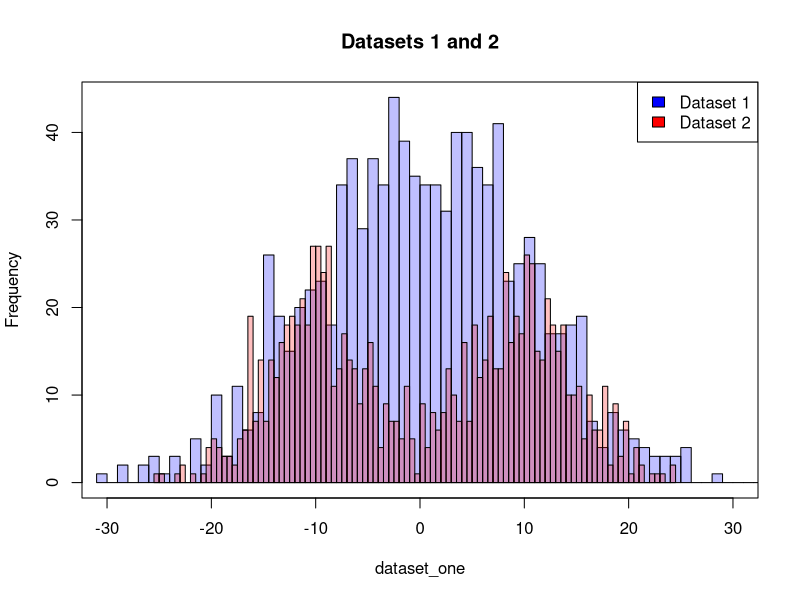
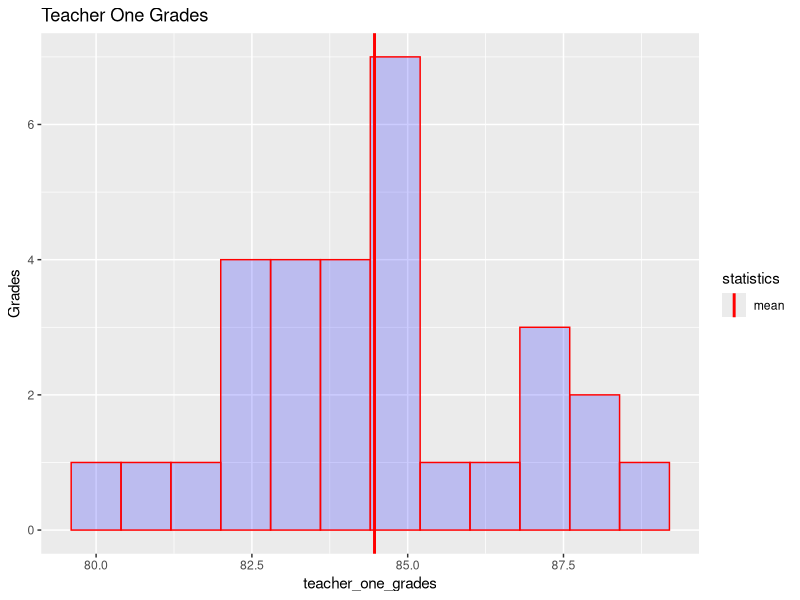
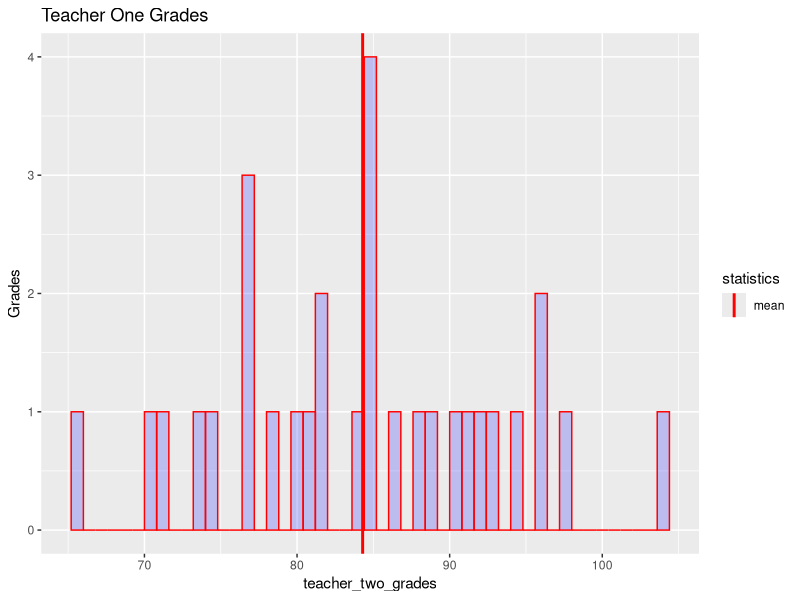
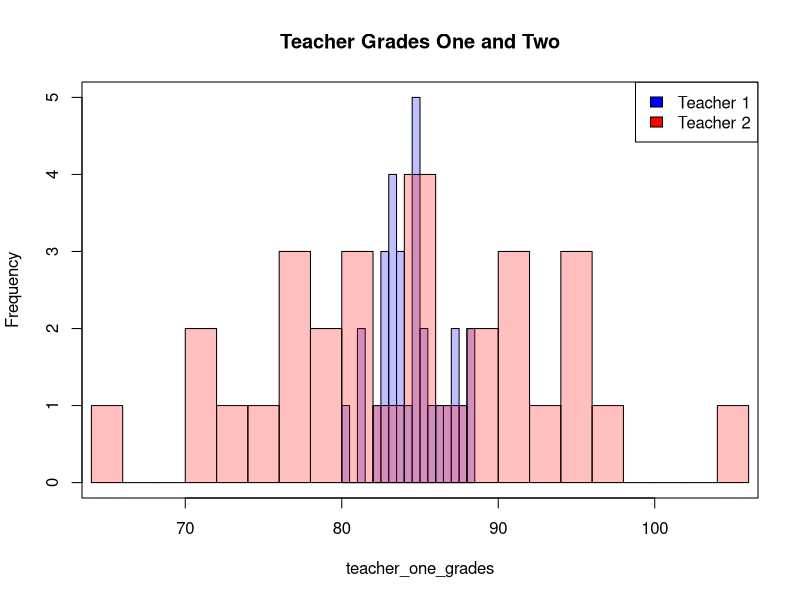

Write R code to recreate these figures, in order.
## ---- chunk 1
dataset_one <- c(-1.00271051e+01,  2.44056436e+00,  2.94492779e+00,  2.30809322e+01,
        1.44228252e+01, -6.62170391e+00, -5.84145412e+00, -5.82085113e+00,
       -6.23441951e+00,  4.89589152e+00,  5.53333473e+00,  8.13436224e-01,
        8.31733744e+00,  1.26817491e+01,  1.63690746e+01,  9.27975035e+00,
        3.38153801e-01, -2.08387710e+00, -3.41709471e+00, -1.16798232e+01,
       -1.27378389e+01, -1.04388072e+01,  3.04246862e+00, -1.95272242e+01,
        1.28730457e+01,  2.16461123e+01, -5.36036891e+00,  7.62597179e+00,
       -5.26893421e+00, -2.14136511e+00,  1.21484045e+00, -1.46287517e+01,
        5.55387760e+00, -1.27708511e+01, -8.77405168e+00,  3.03872494e+00,
        1.69469922e+01, -7.75303856e+00,  4.38781565e+00,  1.22995899e+00,
       -1.53206965e+01,  4.41561196e+00,  5.25609049e+00,  7.84277699e+00,
       -2.07648488e+01,  1.06480808e+01,  4.58888574e+00,  9.91680236e+00,
        1.89070643e+01, -2.19369193e+01, -1.68046317e+01,  7.98651903e+00,
        8.70712472e+00,  1.53906517e+01, -5.06645423e+00,  1.21229692e+01,
       -6.89022105e+00, -1.89235490e+00,  1.05736281e+01, -3.34405734e-01,
        9.18688220e+00, -5.28673711e+00, -6.96617094e+00, -2.93475354e+00,
       -4.11820660e+00,  6.42745765e+00,  2.35309576e+00, -6.18181195e+00,
        1.89856474e+01,  1.59507619e+01,  1.48997068e+01, -9.45567486e+00,
       -8.65923566e-01,  6.58553224e+00, -7.19112835e+00,  7.94435228e+00,
        7.80545934e+00,  1.32741447e+01, -6.36203259e+00, -5.97402732e-01,
        1.41425808e+01, -9.88711845e+00, -2.56723609e+01, -3.53122817e+00,
       -3.35992879e+00,  2.52457751e+01, -1.14729375e+01,  3.29799035e+00,
        3.61372888e+00, -1.34757379e+01,  1.57199355e+01,  1.16738057e+01,
       -8.46912595e+00, -9.94020992e-01, -7.62195108e+00, -1.58112435e+01,
       -6.11703783e+00,  1.91273643e+01, -2.97716951e+00, -1.59703952e+01,
       -2.47215710e+00,  2.68675569e-01,  2.51171550e+01, -4.76331016e+00,
       -1.46726833e+01,  1.40317129e+01, -3.82659938e-01,  3.18227889e+00,
       -1.76638891e+01, -2.23390103e+00,  8.03838894e-01,  6.67611722e+00,
       -1.64902139e+00,  5.16742707e+00, -1.52248250e+01,  1.21547485e+01,
       -7.63311657e+00,  1.09871453e+01, -1.37862013e+00,  2.55144651e+01,
       -1.51431679e+00, -7.30840019e+00,  2.14850396e+01, -2.38610237e+01,
        1.59614887e+01, -1.35501679e+01,  1.19346760e+01,  7.87909561e+00,
       -2.31891764e+00,  1.33466581e+01,  9.43822950e+00, -2.78843356e+00,
        1.06501154e+00,  9.62415715e+00, -1.42182422e+01, -1.20659874e+01,
       -4.46565612e-02, -1.25939923e+01, -9.58473020e+00,  1.53957060e+01,
       -9.52262657e+00,  2.76362127e+00, -1.71650925e-01, -1.73972407e+01,
       -2.79329394e+00,  6.56918883e+00,  1.89830025e+01, -6.77696679e+00,
        5.91484218e+00,  5.39165239e+00,  1.32198781e+01,  3.87114403e+00,
       -1.48986640e+01, -1.47566325e+01,  2.02663507e+01,  1.54087490e+01,
       -5.81149983e+00,  1.86805163e+01,  3.78225084e+00, -9.12508124e+00,
       -1.73796803e+01,  1.36587933e+01, -1.46087181e+01,  2.97667538e+00,
        1.11217091e+01,  7.20572710e+00,  5.55445139e+00,  4.33888556e+00,
        1.61314695e+01,  4.90812689e+00,  1.70667051e-01, -9.05775142e+00,
        1.04576939e+01,  1.17630929e+01, -1.14281811e+00,  8.09986292e+00,
        2.47784977e+01, -2.74775064e+00,  1.17933710e+01,  6.60244794e+00,
        6.60722780e+00,  2.95871213e+00,  1.61326239e+01, -1.38411266e+01,
       -4.90393228e-01,  1.45098476e+01, -9.63981447e-01, -6.15608177e+00,
       -1.48120973e+01, -1.03689828e+00,  1.08325190e+01, -1.76544252e+01,
        8.41791411e+00,  1.04969722e+01, -1.17403874e+01, -6.07773625e+00,
       -1.29702416e+00,  9.88515381e+00, -7.45412632e-01, -3.83020600e-01,
        9.50632014e-01,  1.41993910e+00,  5.31411990e+00,  1.14706188e+01,
        2.78739888e+00,  1.13591669e+01, -4.75973873e+00,  1.98834344e+01,
        5.20357813e-01, -1.20938541e+00, -1.13374036e+01, -8.73216588e+00,
       -4.78878436e+00, -3.14456466e+00, -4.68250992e+00, -1.19700829e+01,
        3.46368334e+00,  1.44383313e+01, -1.49386238e+01, -5.32684068e+00,
        1.37936684e+01,  3.97472819e+00,  1.00063184e+01, -1.81694929e+00,
        7.28905043e+00, -1.08610104e+00,  1.92432996e+00,  2.79125753e+00,
       -1.73890274e+01,  1.89147773e+01, -6.99051689e+00,  5.47632468e+00,
        6.09804762e+00, -4.21367676e+00, -1.00852313e+01,  7.05299358e+00,
        1.14465605e+01,  8.92852343e+00, -2.94236446e+00,  2.20109552e+01,
       -9.17153844e+00,  1.87965961e+00,  7.18825521e-01,  1.58438617e+01,
        1.79953895e+00, -6.76733029e+00,  1.64240833e+01, -9.89727591e+00,
       -1.92693865e+00, -1.01219428e+00, -2.67988793e+00,  5.42485293e+00,
        1.06884117e+01,  7.12514376e+00, -1.44709989e+01, -1.19428184e+01,
        4.82603084e+00,  7.59922180e+00,  4.97424484e+00, -2.86732307e+00,
       -6.11822826e+00,  8.00873616e+00,  1.25610588e+01, -4.80549112e+00,
       -5.76916012e-01,  1.03644120e+01, -1.43980492e+01, -3.15428498e+00,
        1.54574935e+01, -1.42344661e+01, -6.93905566e+00,  1.36849545e+01,
       -1.08938282e+01, -3.88565904e+00,  7.31887107e+00,  7.84277899e+00,
        3.01937016e+00, -7.83974066e+00,  3.91146829e+00,  1.11633983e+01,
       -1.08952105e+01,  6.54147200e+00,  7.70121590e+00, -1.06854052e+01,
       -1.90740705e+01, -4.43893087e+00,  6.72480217e+00,  6.58522624e+00,
        5.69611295e+00,  2.30096956e+00,  7.23617164e+00, -6.81065939e+00,
       -4.73135791e+00, -1.80566510e+00,  1.56202635e+01,  3.05420007e+00,
       -2.60134119e+00, -7.42230559e+00, -6.17447657e+00, -5.11683609e-01,
        1.03083521e+00,  1.24560826e+01,  3.31472666e+00,  1.48450236e+00,
        4.83288494e-02, -3.49263069e+00, -6.83129468e+00, -9.37877698e-01,
        4.33654667e+00,  6.79851131e+00,  2.01220489e+01,  6.50211319e+00,
       -8.87815308e+00, -7.00733331e+00, -3.63802320e+00, -5.89664106e-01,
        4.87791552e+00,  1.84580922e+01,  8.05774721e+00,  3.54965347e+00,
       -7.97175780e+00,  1.51516610e+01,  4.82352356e+00,  4.03725946e+00,
       -3.03939858e+00, -6.33957489e+00, -9.79801424e+00, -1.96423393e+01,
        1.77531979e+01,  3.29261158e+00, -6.66092286e+00,  2.62131813e+00,
       -3.08687746e+00, -5.64599116e+00, -8.60246717e-01, -1.34225530e+01,
        4.86575872e+00, -3.15902152e+00, -2.60504880e+01, -2.84565119e+00,
        2.85349082e+00,  1.29494578e+01, -4.03744657e+00,  3.65363430e+00,
       -7.17208453e+00,  1.56662828e+01,  1.10308018e+00, -1.27705137e+01,
        3.92076405e-01,  1.27482625e+01,  1.31549433e+01,  2.02271678e+01,
       -6.67599523e+00, -1.41385412e+01,  3.64144370e+00,  1.83152946e+01,
        6.76128075e-01, -1.03632621e+01,  2.40351798e+01, -6.58626710e+00,
       -2.10226666e+01,  7.72985853e+00, -1.17927458e+01, -1.06626193e+00,
       -1.33347612e+00,  1.31514256e+01, -1.21210357e+01, -6.14286251e+00,
       -6.14558246e+00, -1.62979316e+00, -1.73493579e+00,  1.01078325e+01,
       -1.05201758e+01, -8.13650675e-01, -9.61975848e+00, -7.09714594e+00,
        8.12061651e+00, -1.95213443e+01, -2.35667488e+01,  3.22138015e-01,
       -3.72821308e+00, -1.96952129e+01,  9.69125398e+00, -1.99729511e+01,
       -4.39793403e+00,  8.40816668e+00, -1.46490065e+01, -4.50868331e+00,
        4.82186491e+00,  1.40884217e+01,  9.61812848e+00,  1.90883634e+01,
        9.84347431e+00,  1.45074258e+01,  3.58229140e+00,  5.95028181e+00,
       -1.64235530e+01,  3.50246546e+00, -5.83717126e+00, -1.14935559e+00,
        1.54016374e+01,  1.39176162e+01,  2.49926951e-01,  1.24851266e+01,
        5.81669161e+00,  5.66729707e+00,  6.09862160e+00, -7.39287428e+00,
        3.48798116e+00,  2.76832021e+00, -8.85766523e+00,  3.39080367e+01,
       -1.76083810e+01,  6.21020926e+00,  2.54031129e+01, -1.83956595e+00,
        8.53923687e+00, -4.92577266e+00,  9.76502352e+00, -6.74546638e+00,
       -9.10076756e+00, -5.86704591e+00,  1.10937027e+01,  4.20202631e+00,
       -9.07280275e+00, -1.89147761e+01, -2.13414108e+00, -1.31430323e+01,
       -8.54243350e+00, -7.15994637e+00,  1.72466804e+01,  1.99967542e+01,
        1.18470785e+01, -1.35280968e+01, -8.30031184e-02, -2.30994801e+01,
        6.84897426e+00,  7.56798128e+00,  1.10418412e+01, -1.07024141e+01,
        1.69611551e+01, -1.45867194e+01, -2.24250005e+00,  2.72361022e+00,
       -1.37618539e+01, -1.86866265e+00,  7.57366825e+00, -2.38119276e+00,
        1.34935923e+01, -6.32820839e+00, -1.30020319e+01, -4.00560595e+00,
       -1.06719029e+00,  5.02873493e-01, -8.37662132e+00, -1.86577516e+00,
        1.19251055e+01, -2.11653739e+01, -4.88404880e+00,  3.68131765e+00,
        5.66894443e+00,  5.31228636e+00, -4.58883020e+00, -1.69383376e+00,
        7.84212530e+00,  4.40700820e+00, -1.48488074e+01, -1.03504577e+01,
        1.49626024e+01,  1.10800825e+01, -1.38241677e+00, -5.59610848e-01,
        8.83213550e+00,  3.43572857e+00,  4.12853715e+00, -7.55509369e+00,
       -2.94806301e+00,  1.02204334e+01, -1.01593548e+01, -1.99263951e+01,
       -1.13819331e+01,  3.73323129e-01,  1.01285129e+01,  8.88002853e+00,
        1.01969430e+01,  7.94264570e-01,  1.30334624e+01, -5.70290959e+00,
        3.27483299e-01, -2.26551913e+00,  1.17664388e+01,  4.30850727e+00,
        1.00712603e+01,  3.49658728e+00,  4.47666092e+00, -1.56545292e+00,
        1.51232472e+00,  4.69460730e+00,  2.25242778e+01, -7.73318339e+00,
       -6.36161047e+00,  6.22469371e+00, -3.41633188e+00,  7.90870268e+00,
        3.45426444e+00,  5.52389659e+00, -5.15546064e+00,  1.27962722e+01,
        1.25838459e+00, -3.73253883e+00, -1.80130117e+00,  5.79008834e-01,
        9.48809366e+00,  1.59939226e+01, -1.47967929e+01, -1.48592818e+01,
       -2.99116188e+00, -9.20077268e+00, -1.37495896e+01, -4.05906754e+00,
        1.76055491e-01, -2.85789496e+01, -7.21077408e+00,  1.70543890e+01,
        5.27772388e+00, -7.25293134e+00, -7.37325351e+00,  1.05334124e+00,
       -1.78416362e+01,  9.28105828e+00,  1.26437070e+01,  1.54551188e+01,
       -1.10949217e+01,  1.79983371e+00,  5.38921688e+00, -9.63352540e+00,
        2.05339209e+00,  6.03188131e+00, -2.52931140e+00, -5.24876159e+00,
       -9.46397021e+00,  5.99528521e-02, -8.48974189e+00,  7.47513988e+00,
        1.41873164e+01,  1.41672752e+01,  6.66535383e+00, -7.52790260e+00,
       -2.15670119e+01,  1.51947630e+01,  2.23328414e-02, -3.14316541e+00,
       -2.11541305e+01, -1.12726062e+01,  1.44591448e+01, -1.12796072e+01,
       -8.19827984e+00, -6.04143972e+00,  6.15224257e+00,  1.61281571e+01,
        3.94540935e-01,  1.90810190e+01, -3.19162611e+00, -9.08011137e+00,
        1.07921551e+00, -9.09914573e-01, -8.00308495e+00,  1.11465749e+01,
        3.61608042e+00,  8.74967388e-01, -9.04283165e+00,  1.24063484e+01,
        7.99920126e+00, -1.13971484e+01,  7.53527435e+00, -1.46630406e+01,
       -1.79285585e+00,  7.36937658e-01,  1.09867806e+01, -1.32986971e+01,
       -7.31117358e+00,  9.58012106e+00,  7.60995491e+00,  1.45008626e+00,
       -9.59971205e+00, -1.93366148e+01, -2.85224418e+00, -1.01309003e+01,
       -1.28534491e+01,  1.05144042e+01, -1.48253688e+01,  1.41778979e+00,
        2.91551432e-01,  2.17542966e+01, -1.85807198e+01,  7.49897579e+00,
       -6.91107789e+00,  8.99179663e+00, -4.20610627e+00,  1.50957141e+00,
       -5.94399217e+00, -8.28086920e+00,  1.05354370e+01, -3.63356240e-02,
       -2.24759853e+00,  2.15892639e+01,  1.82974662e+00, -5.90103851e+00,
       -4.75040679e+00,  3.29300984e-01,  1.07398248e+00, -1.57457823e+01,
        1.05529738e+01,  2.67801666e+00, -1.80751781e-01,  8.12202814e+00,
       -6.75222101e+00, -2.40550303e+00,  5.22337301e+00,  1.04694094e+01,
        4.84373399e+00,  6.44931126e+00, -3.77783270e+00, -4.45269843e-01,
       -3.65605721e+00,  7.65182422e+00,  1.22449531e+01, -3.47946569e+00,
       -1.72170640e+00, -4.81774940e-01, -1.20966905e+01,  4.72043903e-01,
       -4.55877880e+00,  1.28387373e+00,  1.05033182e+01,  3.34580114e-01,
       -1.60785915e+00, -2.45263492e+01, -1.22825288e+01,  6.61804601e+00,
       -1.90130974e+00,  7.28087346e+00, -1.57384721e+00,  5.70132945e+00,
        2.19176464e+00,  7.95998779e+00,  6.40228719e+00, -8.81958887e+00,
        3.48367567e-01, -1.73685276e+01,  1.10102313e+01,  6.88460706e+00,
       -3.55209278e-01, -3.50037634e+00, -4.44480626e+00, -1.60970824e+01,
       -1.61281452e+01,  3.58321766e+00,  3.63209284e+00, -1.00896986e+01,
       -1.15960651e+01, -7.82079367e+00, -9.23927352e+00, -4.50970376e+00,
        3.08664319e+00, -4.30847194e+00, -1.21292184e+01, -3.36527091e+00,
       -1.36494720e+01, -1.82072851e+01,  8.23806397e-01,  6.17703959e+00,
       -1.38109673e+01, -1.02484845e+01, -3.47608353e+00,  1.46616797e+00,
        5.40173229e+00, -1.15148072e+01,  1.07270278e+01,  5.51330585e+00,
       -1.38885129e+00, -1.31119972e+01,  9.52341993e+00,  1.97869719e+00,
       -1.57895974e+01, -2.90513169e-01, -1.48225405e+01, -2.58355696e+00,
        2.93504846e+00,  1.03214208e+01, -5.31085373e+00,  2.30917392e+01,
       -1.56413322e+01,  6.81691363e+00, -2.85739714e+01, -5.34739093e+00,
        3.58691115e+00, -5.20053505e+00, -1.16591022e+01,  1.08674243e+01,
        1.44370122e+01,  7.65073545e+00, -7.95189061e+00,  6.92777757e+00,
        2.59120763e+00, -1.29875074e+01, -9.11002025e+00,  4.34387234e+00,
       -1.07659697e+00, -2.82874599e+00,  4.60262770e+00,  9.96668833e+00,
       -1.48422639e+01, -4.28449151e+00,  9.64930304e-02,  1.29337374e+01,
       -3.29967576e+00, -4.66947667e+00,  4.20788365e+00, -1.36044081e+01,
       -1.40948293e+01,  2.06740209e+01,  1.36978032e+01, -3.97761769e+00,
        1.48926453e+01,  2.36048250e+01,  4.74697175e+00, -1.58790599e+01,
        8.76697874e+00,  1.59804895e+01, -1.01043803e+00, -7.72542598e+00,
        5.42541698e+00,  1.79628672e+01,  1.12465736e+01,  2.12474864e+00,
       -2.51921790e+01,  6.16241434e+00, -5.07002240e+00, -1.32278974e+01,
       -9.73396828e+00,  9.00735181e+00,  2.28199871e+00, -2.25495705e+00,
       -2.34536207e+00, -9.95846355e+00, -5.98077096e+00, -1.06542997e+01,
        1.80918391e+00,  4.67861654e+00,  3.36477645e+00,  5.22855433e+00,
        9.20732424e+00, -5.74235818e+00,  4.52639479e+00,  1.47198710e+01,
        3.21596956e+00, -1.61500420e+01,  1.13630551e+01, -4.11270948e+00,
       -3.01963797e+01, -2.62679064e+00,  7.84996194e+00, -7.34528723e+00,
        7.43574926e+00,  3.80724070e+00, -1.41458712e+01,  7.06578310e+00,
       -7.25614001e+00,  9.72760518e+00, -7.56175774e-01, -9.44654557e+00,
        1.10230378e+00, -1.21545279e+01, -1.41149989e+01,  6.46651834e+00,
       -1.59871620e+00, -1.08007310e+01, -4.73618182e+00,  1.07336116e+00,
       -2.65878505e+00, -6.12868812e+00, -5.54011942e+00, -1.17907590e+01,
       -5.50607109e+00, -1.98937443e+01,  1.22444575e+01,  2.47374093e+01,
        4.75891560e+00, -1.18988639e+01, -2.64141146e+01,  1.00567234e+01,
        8.48931463e+00, -1.35494234e+01,  8.44139461e+00, -8.92792181e+00,
       -1.01477627e+01,  1.29144717e+01,  7.66801332e+00, -6.62807798e+00,
        2.71921135e+00, -1.60504294e-01,  5.49202042e+00,  7.13055822e+00,
       -1.72658521e+01,  3.71052801e+00,  1.07536203e+01,  9.30084874e+00,
       -1.91799142e+00, -4.74488093e-01,  2.86087865e+00, -1.24863568e+01,
       -7.63095780e+00, -2.55692028e+00, -1.85436182e+00,  7.62152486e+00,
        3.63014951e+00, -1.06408260e-01, -2.33375973e+00,  3.47213341e+00,
        5.24250134e+00, -2.53880279e+00,  3.41772141e+00,  1.93044683e+00,
        9.71030725e+00,  7.50400208e+00, -4.04647307e+00, -1.39492332e+01,
        1.49168911e+01,  4.01025381e+00, -2.65411984e+00,  6.32343056e+00,
       -2.99724524e+00,  7.13999712e+00, -1.35688224e+01, -1.43245460e+01,
       -7.18042915e+00, -6.80238018e+00,  4.23794481e+00,  9.56817039e+00,
        4.08089878e+00, -1.25890118e+01,  5.88379306e+00,  1.17982501e+01,
        1.39246820e+00,  9.65872575e+00, -1.09193220e+01,  6.45054920e+00,
       -7.82783581e+00, -3.21995205e+00, -1.11545861e+00,  2.05621100e+00,
       -6.82374161e+00,  7.60886659e+00,  1.10514008e+01,  2.18351847e+00,
        5.30625601e+00,  1.97192156e+00, -8.57635003e+00, -1.06824735e+01,
       -7.90165663e-01, -3.54504376e+00, -6.29044369e+00, -1.49051466e+01,
        8.86942900e+00,  1.06026146e+01, -2.58697560e+00, -3.31822291e+00,
        6.27672629e+00, -1.60308782e+01, -4.45769702e+00, -3.05045332e+00,
        1.31419478e+00,  1.53111852e+00, -5.87674832e+00,  1.58950138e+01,
        5.19551476e+00,  8.05734657e+00,  1.41070460e+01,  2.80779312e+00,
       -3.85052697e+00, -1.90682904e-01, -2.77435805e+00, -2.59678694e+01,
       -1.18195358e+01, -1.14589779e+01, -4.19070768e+00, -1.12700408e+01,
        1.56961957e+00, -2.54573875e+00, -5.18418281e+00,  2.82351842e-01,
       -1.03672944e+01,  8.58548766e+00, -2.94033676e+00,  9.42349290e-01,
        3.18940249e+00,  1.12918667e+01,  1.34528214e+01,  1.16628006e+01,
        4.51989443e+00,  1.38670589e+01,  2.26617926e+01, -9.42311801e-01,
       -2.97260135e+00,  7.19267537e+00, -7.44067031e+00,  1.20598929e+01,
        2.91843389e+00,  9.03552285e+00, -2.00439714e+01,  3.54853135e+00,
        1.32150785e+01,  1.53797967e+01, -4.70132880e+00,  1.32794919e+01,
        4.53960246e+00, -6.37357578e+00,  1.33646667e+01,  8.48142780e+00,
       -2.07205316e+00, -5.65068335e+00, -4.20980577e+00,  5.09511825e+00,
        2.82824641e+01, -1.29339951e+01, -4.14335656e+00, -8.65784726e+00,
       -2.14843615e+00, -8.29071513e+00,  1.41632832e+01, -7.10015513e+00,
        9.77624870e+00,  6.56837600e+00, -4.31541037e+00,  3.84246312e+00,
       -7.42758485e+00,  4.57557581e+00,  1.59253555e+00, -5.02641814e+00,
        1.86179078e+01, -8.06343548e+00,  3.54604742e+00,  5.75968564e+00,
       -1.04462240e+01,  5.95977993e+00,  5.90130964e+00, -1.06428557e+01,
        9.09042339e-01,  4.44019657e+00,  1.06078791e+01, -1.39302809e+01,
        1.12125155e+01,  5.76468955e+00, -6.53443096e+00, -1.90288547e+01,
       -2.02012499e+00,  2.62844642e+00,  4.30723455e+00, -6.01793746e+00,
        7.53845641e+00,  1.03150494e+01,  4.16377847e+00,  9.74113168e+00,
       -5.01529321e+00,  4.65107794e+00, -4.15315319e+00,  4.92241564e+00,
        2.03071442e+01,  5.23442195e+00, -3.29801625e+00, -7.42382230e+00,
       -1.70240624e+01, -4.34773172e+00,  6.34241073e+00, -4.07488513e+00,
        2.80985261e+00, -3.63249370e+00,  1.36274014e+00, -7.29153259e+00,
       -6.33076714e-01,  1.52835230e+01,  8.40499230e+00, -3.82934498e+00,
        6.38432428e+00, -3.91549431e+00, -1.42103664e+00,  2.24129059e+00,
       -5.39223713e-01,  8.90372071e+00,  2.79462795e+00,  7.30155029e+00,
       -8.13010370e+00,  1.10007284e+01,  2.85226698e+00,  1.92329063e+01,
        4.15862035e+00, -7.16868017e+00, -1.79475322e+01, -3.44962219e+00)

dataset_two <- c(-1.39544989e+01, -1.11497737e+01, -1.55207724e+01, -7.07941890e+00,
       -8.78488008e+00, -1.45445995e+01, -6.76869063e+00, -1.24266270e+01,
       -6.49969549e+00, -5.08372531e+00, -7.31388499e+00, -3.28617609e+00,
       -1.10499714e+01, -1.11495237e+01, -1.46785600e+00, -1.23642437e+01,
       -2.45948278e+01, -1.05550516e+01, -1.65632776e+01, -1.23707353e+01,
       -6.40467281e+00, -1.41890523e+01, -1.34541121e+01, -1.38638031e+01,
       -1.18830255e+01, -1.07134349e+01, -1.15641491e+01, -1.00523919e+01,
       -1.18902202e+01, -1.18603660e+01, -7.37306484e+00, -6.90372448e+00,
       -9.60599428e+00, -6.58705859e+00, -7.42990681e+00, -2.00724841e+01,
       -7.92165792e+00, -7.30027523e+00, -9.61253073e+00, -9.94926610e+00,
       -7.40318597e+00, -6.40128501e+00, -9.50255053e+00, -4.00046384e+00,
       -1.23193172e+01, -1.46969218e+01, -1.80865629e+01, -3.81875547e+00,
       -1.53203447e+01, -8.83697274e+00, -9.89478204e+00, -8.31986023e+00,
       -6.65839945e+00, -6.81534268e+00, -1.21999892e+01, -1.73570073e+01,
       -6.00909079e+00, -1.05052092e+01, -9.90103569e+00, -1.14222935e+01,
       -1.55690143e+00, -2.08366072e+01, -5.79206442e+00, -1.51489045e+01,
       -7.98407864e+00, -2.22670032e+00, -1.29231647e+01, -1.42250353e+01,
       -4.85098424e+00, -1.55022167e+01, -1.16895780e+01, -1.13297113e+01,
       -1.26783924e+01, -1.51727903e+01, -1.03362534e+01, -1.08693426e+01,
       -9.81588546e+00, -9.57882101e+00, -2.02443180e+01, -1.12342947e+01,
       -3.84898072e+00,  4.15340277e+00, -1.62615182e+01,  1.18246870e-01,
       -1.34730204e+01, -7.54318532e+00, -1.15076314e+01, -8.91591096e+00,
       -8.99040799e+00, -1.27526320e+01, -9.73375754e+00, -1.96449202e+01,
       -5.90041101e+00, -3.30922915e+00, -4.32893869e+00, -1.90214782e+01,
       -1.12236833e+00, -1.01752021e+01, -8.64211238e+00, -2.29796950e+01,
       -7.86557181e-01, -1.35038934e+01, -1.11631606e+01, -1.45243166e+01,
       -1.40974921e+01, -1.36430170e+01, -1.22218927e+01, -9.09213793e+00,
       -1.14058809e+01, -1.05356466e+01, -1.01634281e+00, -9.30648095e+00,
       -7.47087316e+00, -1.24708443e+01, -1.04506856e+01, -1.05611401e+01,
       -1.29649065e+01, -9.69253226e+00, -7.39900704e+00, -6.04435303e+00,
       -1.18423697e+00, -1.79209165e+01, -5.89574763e+00, -6.57739434e+00,
       -1.34505680e+00, -1.01793752e+01, -1.60182469e+01, -1.63336184e+01,
       -1.73754511e+01, -7.45812932e+00, -1.16521724e+01, -6.98646893e+00,
       -1.73513269e+01, -2.80040455e+00, -5.03185494e+00, -1.28995791e+01,
       -3.64834174e+00, -4.72043542e+00, -1.62099839e+00, -7.10996488e+00,
       -9.61429485e+00, -1.31897154e+01, -1.33282910e+01, -2.85233018e+00,
       -1.01221468e+01, -8.58732202e+00, -2.68454928e+00, -6.10173360e+00,
       -1.07445340e+01, -1.24770074e+01, -1.05314101e+01, -1.02699295e+01,
       -1.50413846e+01, -1.22441844e+01, -1.50827836e+01, -2.96070665e+00,
       -3.27453523e+00, -8.50359422e+00, -1.14214972e+01, -1.62253968e+01,
       -4.07177596e+00, -8.08971503e+00, -1.15238105e+01, -1.26381022e+01,
       -1.42526192e+01, -1.85743291e+01, -2.32683374e+01, -1.45635587e+01,
       -1.35984588e+01, -1.12533013e+01, -2.81690048e+00, -9.19012400e+00,
       -9.25417403e+00, -5.26017086e-01, -1.09031547e+01, -9.75911210e+00,
       -1.53139845e+01, -1.19637042e+01, -1.36375335e+01, -1.63352814e+01,
       -1.61719584e+01, -1.33132795e+01, -9.59987128e+00, -9.28012838e+00,
       -1.42253306e+01, -1.21210190e+01, -4.14800343e+00, -1.33581382e+01,
        2.77076092e+00, -1.02467986e+01, -1.10063116e+01, -1.03611510e+01,
       -9.39477419e+00, -1.50826971e+01, -1.27044706e+01, -1.62809021e+01,
       -7.18112181e+00, -9.02646597e+00, -1.62232730e+01, -1.09981568e+01,
       -1.27493095e+01, -1.00021625e+01, -5.94181114e+00, -2.23165313e+00,
       -1.29727775e+01, -1.18643610e+01, -9.94116423e+00, -1.98507743e+01,
       -5.18195351e+00, -2.00572089e+01, -7.89482576e+00, -1.64454288e+01,
       -1.64625010e+01, -9.12610315e+00, -4.28678175e+00, -1.10054477e+01,
       -1.61316432e+01, -1.00761630e+01, -2.03402640e+01, -9.76979477e+00,
       -2.32381681e+00, -8.69035578e+00, -1.50471194e+01, -1.30941182e+01,
       -1.02484210e+01, -1.36520172e+01, -1.99173825e+01, -1.24905017e+01,
       -6.04550671e-01, -1.67755297e+01, -1.20817910e+00, -1.86748185e+01,
       -9.92443492e+00, -7.81944864e+00, -1.62797087e+00, -6.68207805e+00,
       -4.28113825e+00, -5.68488065e+00, -1.52006738e+01, -1.27273004e+01,
       -1.42243027e+01, -9.96399121e+00, -8.87535262e+00, -9.87019619e+00,
       -1.41836170e+01, -1.29872605e+00, -1.38945260e+01, -4.57932326e+00,
       -8.22841441e+00, -1.39679132e+01, -1.55116596e+01,  3.89571861e-01,
       -1.01158455e+01, -1.45133514e+01, -8.61386359e+00, -7.81708581e+00,
       -1.08956696e+01, -9.20941188e+00, -1.03754518e+01, -8.11022355e+00,
       -1.10255068e+01, -4.62637216e+00, -1.04214862e+01, -1.04146242e+01,
       -1.50221441e+00,  3.05537802e+00, -8.06231637e-01, -1.33666304e+01,
       -1.14918008e+01, -8.76397050e+00, -2.52909656e+01, -1.25304883e+01,
       -1.98690632e+01, -1.13685798e+01, -4.30746065e+00, -7.62097319e+00,
       -1.02774873e+01,  1.74699437e+00, -8.72778276e+00, -4.64560018e+00,
       -9.65920691e+00, -8.75660659e+00, -4.58398387e+00, -1.15818881e+00,
       -9.70763939e+00, -4.73035567e+00, -1.44245376e+01, -5.36985252e+00,
       -1.52478923e+01, -1.52584688e+01, -7.22925776e+00, -8.81320668e+00,
       -8.86115062e+00, -1.64657437e+01, -9.06800145e+00, -9.34036111e+00,
       -9.27317703e+00, -1.01036348e+01, -1.32293418e+01, -1.29643053e+01,
       -1.21810739e+01,  5.30331010e+00, -5.08934206e+00, -1.34138481e+01,
       -8.31693822e+00, -1.55286640e+01, -4.91439853e+00, -1.40822137e+01,
       -1.21846385e+01, -1.02405837e+01, -1.71071675e+01, -1.06097747e+01,
       -8.89040615e+00, -7.98897639e+00, -1.05155772e+01, -1.44774018e+00,
       -5.08667963e+00, -5.56701513e+00, -6.90274397e+00,  3.69808166e-01,
       -1.15752697e+01, -1.06648477e+01, -9.27859465e+00, -1.38753278e+01,
       -9.00711284e+00, -7.70911972e-01, -3.82580356e+00, -5.93761334e+00,
       -4.58476160e+00, -1.04180996e+01, -8.75172460e+00, -9.34855978e+00,
       -1.34157068e+01, -1.59176497e+01, -5.31139652e+00, -1.42329583e+01,
       -2.10060529e+00, -2.25481067e+01, -1.67044972e+01, -6.80699344e+00,
       -1.42909896e+01, -1.46135195e+01, -1.88485184e+01, -5.62664623e+00,
       -9.24980865e+00,  1.11222114e+00, -5.27297924e+00, -1.78283998e+01,
       -5.49118675e+00, -1.60956285e+01, -1.01922449e+01, -1.20882234e+01,
       -7.67172160e+00, -8.62689048e+00, -7.20964980e+00,  5.88887856e-01,
       -5.17513214e+00, -1.11346631e+01, -1.50022149e+01, -9.81338427e+00,
       -1.50318082e+01, -1.08983327e+01,  1.41168048e+00, -9.32072396e+00,
       -7.69419894e+00, -3.21988054e+00, -8.28456750e+00, -1.42321330e+01,
       -1.56282190e+01, -1.67951048e+01, -1.04635997e+01, -5.01628753e+00,
       -7.05743156e+00, -1.38567404e+01, -1.31910933e+01, -1.19396534e+01,
       -6.39417478e+00, -1.43982073e+01, -1.23019175e+01, -6.02903837e+00,
       -1.91694906e+01, -9.00090155e+00, -1.57326834e+01, -1.82351226e+01,
       -1.64101008e+01, -8.73227992e+00, -3.46056595e+00, -9.68148013e+00,
       -1.41027644e+01, -1.09392648e+01, -4.57731174e+00, -4.63697971e+00,
       -8.72238678e+00, -5.12601464e+00, -1.00931403e+01, -1.16308418e+01,
       -1.35233592e+01, -8.13221234e+00, -8.43175799e+00, -9.05029895e+00,
       -1.16563688e+01, -1.25172508e+01, -2.16467958e+01, -1.01321655e+01,
       -6.20538474e+00, -1.31285073e+00, -1.60149939e+01, -1.32467957e+01,
       -1.26780960e+01, -6.16608634e+00, -1.06699923e+01, -6.52417766e+00,
       -9.05333865e+00, -8.63550544e+00, -6.52486425e+00, -2.34282455e+00,
       -2.35133425e+00, -1.51206547e+01,  5.05838837e-01, -9.79004052e+00,
       -7.08776966e+00, -8.42978576e+00, -7.57744143e+00, -1.66671733e+01,
       -1.05868934e+01, -7.01640301e+00, -8.92929141e+00, -3.06083054e+00,
       -4.16757883e+00, -8.90175823e+00, -4.98308120e+00, -9.63853538e+00,
       -1.23216791e+01,  2.75568078e+00, -9.24573159e+00, -8.88812844e+00,
       -1.27430305e+01, -1.29238089e+01, -5.35355885e+00, -1.30010028e+01,
       -3.26750411e+00, -8.51078495e+00, -7.80111079e+00, -6.72439416e+00,
       -1.19407665e+01, -1.62792833e+01, -2.61776307e+00, -8.48283605e+00,
       -9.85939234e+00, -6.25796237e+00, -1.61221336e+01, -1.00470035e+01,
       -1.45760168e+01, -8.53469269e+00, -8.71878271e+00, -6.29330994e+00,
       -4.32892264e+00, -1.22054784e+01, -1.24512637e+01, -1.25697033e+01,
       -1.33297449e+01, -7.43290595e+00, -1.28017602e+01, -1.61086007e+01,
       -3.27948298e+00, -9.90036124e+00, -1.03273557e+01, -1.92357037e+01,
       -1.67895817e+01, -4.13134183e+00, -6.67969421e+00, -9.92186951e+00,
       -1.11015946e+01, -1.84876518e+01, -1.11577752e+01, -4.99730996e+00,
       -3.38701497e+00, -1.93757140e+01, -9.07674514e+00,  1.95306602e+00,
       -1.10992144e+01, -7.90075669e+00, -4.92679541e+00, -9.35903197e+00,
       -8.29004554e+00, -6.46045873e+00, -1.73883511e+01, -1.16135325e+01,
       -4.85732185e+00, -1.61412095e+01, -1.12060152e+01, -1.01493409e+01,
       -5.63341167e+00, -1.15618258e+01, -1.34621217e+01, -1.17225893e+01,
       -1.23141620e+01, -1.10501168e+01, -9.31640485e+00, -1.99694426e+01,
        8.48786876e+00,  5.86505853e+00,  1.09184667e+01,  1.27136239e+00,
        1.51855147e+01,  8.55226455e+00,  9.28337284e+00,  1.01574500e+01,
        2.15270919e+00,  1.45145152e+01,  3.67507816e-01,  1.21436177e+01,
        1.38843243e+01,  1.17456277e+01,  7.08809989e+00,  8.08214241e+00,
        6.45871369e+00,  1.43457577e+01,  1.11628838e+01,  5.85813502e+00,
        1.23617246e+01,  1.60369437e+01,  1.82256083e+00,  1.26815942e+01,
        1.88910676e+01,  2.57788262e+00,  1.42008140e+01,  4.30891006e+00,
        2.15306388e+00,  1.60230428e+01,  7.65991230e+00,  9.15484896e+00,
        1.30271950e+01,  1.42905006e+01,  6.79969330e+00,  6.02345709e+00,
        2.08406610e-01,  1.09305755e+01,  4.45599915e+00,  5.51835051e+00,
        4.67749852e+00,  1.21178473e+01,  1.77844131e+01,  1.65757560e+01,
        1.50201949e+01,  1.60919448e+01,  1.16096432e+01,  7.60071991e+00,
        1.22400106e+01,  3.32465068e+00,  1.06590725e+01,  1.56627785e+01,
        2.95562775e+00,  4.13524002e+00,  1.10997358e+01,  3.64243175e+00,
        2.57339499e+00,  1.76451329e+01,  1.03417706e+01,  2.29413711e+00,
        7.56424862e+00,  1.80284995e+01,  1.28744436e+01,  1.71164322e+01,
        1.92383598e+00,  9.48103048e+00,  9.65820591e+00,  5.48197646e+00,
        1.09325487e+01,  1.24700952e+01,  6.62473816e+00,  1.27525317e+01,
        4.65467620e+00,  9.13859873e+00,  1.44124886e+01,  1.52913884e+01,
        8.38723536e+00,  8.22582368e+00,  1.70140498e+00,  8.73851884e+00,
        1.86241655e+01,  1.02404495e+01,  1.37515020e+01,  1.65084174e+01,
        8.51655781e+00,  1.40394446e+01,  1.10373008e+01,  8.37282687e+00,
        8.45368096e+00,  1.17996169e+01,  4.29977565e+00,  3.21547795e+00,
        9.94513521e+00,  9.54458824e+00,  2.36088727e+00,  2.44927343e+01,
        8.12016051e+00,  8.49468156e+00,  9.54790270e+00,  1.10685443e+00,
        1.05322402e+01,  7.64577360e+00,  2.36323440e+00,  1.13833527e+01,
        4.18443168e+00,  1.35110663e+01,  1.37025864e+01,  1.21598102e+01,
        1.02976251e+01,  7.75900969e+00,  1.16042292e+01,  8.93155807e+00,
        1.87654019e+00,  1.33565540e+01,  7.51929435e+00,  1.11394122e+01,
        1.75671227e+01,  8.03759935e+00,  5.42062354e+00, -2.44664600e+00,
        1.25729255e+01,  8.48430733e+00,  7.15435829e+00,  4.16822301e+00,
        3.12552275e+00,  1.22920061e+01,  8.68669608e+00,  1.33693717e+01,
        1.23247038e+01,  3.13204770e+00,  1.89391415e+01,  7.34911397e+00,
        2.17169807e+00,  1.49064092e+01, -1.16414075e+00,  1.00090302e+01,
        1.19933211e+01,  1.11617151e+01,  1.40593348e+01,  1.26616631e+01,
        1.29177730e+01,  1.48942589e+01,  2.20079868e+01,  1.31443825e+01,
        1.36962002e+01,  7.56495560e+00,  4.02420548e+00,  1.89711392e+01,
        5.14114586e+00,  9.26514304e+00,  1.22909688e+01, -1.51724641e+00,
        4.40475616e+00,  8.89188992e+00,  8.17629345e+00,  6.32243924e+00,
        4.77628706e+00,  9.98312434e+00,  2.08569614e+01,  9.37674616e+00,
        7.17866954e+00,  9.98410085e+00,  1.02958479e+01,  3.95979575e+00,
        1.73165461e+01,  1.19998289e+01,  1.09269796e+01,  1.51779521e+01,
        1.91287699e+01,  4.42844587e+00,  5.03176896e+00,  9.51431542e+00,
        1.98158732e+01,  8.17698041e+00,  1.96142253e+01,  6.82277502e+00,
        2.08897795e+01,  1.43513945e+01,  8.84243324e+00,  1.05520338e+01,
        1.27958574e+01,  1.19699725e+01,  1.01020366e+01,  1.71838321e+01,
        1.05125506e+01,  1.58000087e+01,  1.89887784e+01,  1.13263895e+01,
        6.56661081e+00,  4.93437458e+00,  6.78317931e+00,  1.46072625e+01,
        1.04347250e+01,  8.62665924e+00,  9.96320086e+00,  3.85951063e+00,
        7.81206090e+00,  5.38848872e+00,  1.45178139e+01,  6.32500619e+00,
        1.18827336e+01,  4.17629592e+00,  3.45457007e+00,  1.46173230e+01,
        1.10387323e+01,  1.10167352e+01,  1.26761131e-01,  1.76784438e+01,
        4.27978419e+00,  1.39322895e+01,  5.65056255e+00,  9.13457856e+00,
        1.07734383e+01,  3.35983423e+00,  2.76108316e+00,  6.25082029e+00,
        5.98953325e-01,  1.05852507e+01,  3.99955807e+00,  9.54877262e+00,
        1.06967220e+00,  1.37591681e+01,  9.88348349e+00,  1.02730666e+01,
        1.51089196e+01,  6.46268372e+00,  1.33467459e-03,  1.88232104e+01,
        6.70802310e+00,  1.05886069e+01,  5.64448080e+00,  5.60358243e+00,
        1.33174205e+01,  8.63354540e-01,  1.23103970e+01,  9.19277124e+00,
        1.39094221e+00,  6.24505178e+00,  2.88455033e+00,  9.23293346e+00,
        2.90134917e+00,  1.00690024e+01,  1.05547380e+01,  9.02649586e+00,
        8.64906186e+00,  7.37959826e+00,  1.69104468e+01,  5.15429614e+00,
        1.04556290e+01,  6.02130305e+00,  1.31754410e+01,  1.38856035e+01,
        4.13489014e+00,  1.33036672e+01,  2.64632765e+00,  2.27924292e+01,
        1.37419349e+01,  7.82209967e+00,  5.15178800e+00,  2.26491566e+00,
        2.84652881e+00,  6.56165870e+00,  1.96810078e+01,  5.33165466e+00,
        1.29294867e+01,  1.05294151e+01,  1.18198537e+01,  9.36356715e+00,
        6.15341730e+00,  6.75371594e+00,  8.06844992e+00,  5.07668320e+00,
        1.51264482e+01,  5.20474692e+00,  2.33176402e+01,  1.31937696e+01,
        1.25939456e+01,  3.42327535e+00,  3.54326467e+00,  1.70858580e+01,
        1.38114453e+01,  1.75527092e+01,  3.21600405e-01,  9.43816649e+00,
        1.39300215e+01,  1.21345800e+01,  1.12715558e+01,  3.14887425e+00,
        1.01692254e+01,  1.24581472e+01,  5.07810613e+00,  1.79416903e+01,
        8.00154831e+00,  1.25041735e+01,  1.78067400e+01,  1.14148348e+01,
        1.30482546e+01,  1.60207893e+01,  6.73765749e+00,  4.33245177e+00,
        9.27334366e+00,  1.57038818e+01,  1.57613623e+01,  1.05692873e+01,
        1.37382363e+01,  1.33162656e+00,  1.00252831e+01,  6.72188139e+00,
        5.33822575e+00,  1.52451236e+01,  1.05558329e+01,  1.03820749e+01,
        4.47745006e+00,  1.20014404e+01,  9.26638718e+00,  1.72278613e+01,
        1.28242058e+00,  4.97313483e+00,  2.70886861e+00,  1.06325767e+01,
        1.99776509e+01,  1.33595285e+01,  6.69811157e+00,  1.97969626e+01,
        9.20675671e+00,  5.38511196e+00,  1.09207933e+01,  9.15056287e+00,
        1.38958130e+01,  8.37821198e+00,  1.29146071e+01,  7.75851683e+00,
        2.07560668e+01,  1.25093297e+01,  1.21127769e+01,  1.02526090e+01,
        6.54569097e+00,  1.54901590e+01,  1.91511415e+01,  5.23096840e+00,
        1.27491930e+01,  1.94121891e+01,  2.10143858e+01,  1.04244176e+01,
       -4.01407089e+00,  6.12832562e+00,  1.61433969e+01,  7.44783864e+00,
        1.49092057e+01,  1.27183198e+01,  7.42188390e+00,  6.98395866e+00,
        1.24115704e+01,  1.61740263e+01,  1.00998594e+01,  1.38181689e+01,
        8.15682975e+00,  1.18222445e+01,  1.64897864e+01,  1.24620439e+01,
        8.94944574e+00,  8.02529813e+00,  4.84399737e+00,  7.48967620e+00,
        7.51276902e+00,  1.52264139e+01,  7.45670520e+00,  1.11922573e+01,
        1.69352517e+01,  1.18772722e+01,  1.38676541e+01,  8.82911505e+00,
        5.76996395e+00,  8.12437321e+00,  1.15654340e+01,  1.08886593e+01,
        2.06759318e+01,  5.05932287e+00,  1.03608856e+01,  9.93496930e+00,
        8.90035469e+00,  1.23938253e+01,  1.97303162e+01,  5.07660111e+00,
        5.61576909e+00,  2.97384139e+00,  1.42071844e+01,  7.81655808e+00,
        2.44912367e+01,  1.55247452e+01,  1.83196069e+01,  1.31136718e+01,
        1.77465912e+01,  6.13688072e+00,  5.40102339e+00,  9.07984482e+00,
        8.03918827e+00,  2.02061965e+01,  6.82066108e+00,  9.94425953e+00,
        6.16797652e+00,  5.73287004e+00,  1.68680797e+01,  8.67054696e+00,
       -4.61205243e+00,  4.19296727e+00,  1.64764601e+01,  3.07452431e+00,
        1.46407121e+01,  1.36268645e+01,  6.80205646e+00,  1.47669654e+01,
        1.34824296e+01,  1.27625826e+01,  1.00288293e+01,  1.22182911e+01,
        1.25763959e+01,  1.04193590e+01,  5.61013474e+00,  1.77682873e+01,
        1.10944471e+01,  3.59161073e+00,  1.00182434e+01,  9.36054391e+00,
        2.69092226e+00,  1.28946463e+01,  9.66476562e+00,  1.12441923e+01,
        6.68957691e+00,  1.08146574e+01,  1.22006859e+01,  1.45289794e+01,
        1.87496279e+01,  1.70786164e+01,  1.05703775e+01,  9.61575237e+00,
        1.33710957e+01,  9.01759573e+00,  2.10693580e+00,  7.33650306e+00,
        1.06594693e+01,  1.67931087e+01,  1.40235878e+01,  9.56131704e+00,
        1.39451773e+01,  7.13844853e+00,  7.25073885e+00, -2.94529585e+00,
        1.85572891e+01,  1.08482009e+01,  5.79805409e+00,  1.15949590e+01,
        1.03792652e+01,  1.04497678e+01,  6.69246486e+00,  1.37753970e+01,
        1.28698423e+01,  1.43046111e+01,  8.22800618e+00,  1.10627519e+01,
        8.27093437e+00,  1.62615199e+01,  1.03964329e+01,  1.50819496e+01,
        1.06418231e+01,  6.53750297e+00,  1.24581311e+01,  1.09995041e+01,
       -3.89564670e-01,  7.38437572e+00,  1.19238790e+01,  1.09655686e+01,
        8.19007220e+00,  1.20480641e+01,  8.14878459e+00,  9.67935940e+00,
        6.34900262e+00,  2.11399868e+01,  1.75967183e+01,  7.79060770e+00,
        6.96877863e+00,  1.31671970e+01,  1.63243087e+01,  1.96657006e+01,
        1.77101236e+01,  8.35264918e+00,  9.59649322e+00,  8.53155505e+00,
        6.09217025e+00,  4.50676667e+00,  3.50590246e+00,  1.00049962e+01,
        8.51712958e+00,  2.05044008e-01,  1.52216363e+01,  1.89633204e+01,
        8.86436091e+00,  1.03311471e+01,  5.98170284e+00,  1.32419705e+01)

variance <- function(x) mean((x-mean(x))^2)

hist(dataset_one, col=rgb(0,0,1,1/4),xlim=c(-30,30), main="Datasets 1 and 2",breaks=80)
hist(dataset_two,  col=rgb(1,0,0,1/4), add=T, breaks=80)
legend("topright", c("Dataset 1", "Dataset 2"), fill=c("blue", "red"))
box()

print(paste("The mean of the first dataset is ", mean(dataset_one)))
print(paste("The mean of the second dataset is ",mean(dataset_two)))

print(paste("The variance of the first dataset is ", variance(dataset_one)))
print(paste("The variance of the second dataset is ", variance(dataset_two)))
## ---- chunk 2
# load libraries
library(readr)
library(dplyr)
library(ggplot2)

# load data
teacher_one_grades <- c(83.42, 88.04, 82.12, 85.02, 82.52, 87.47, 84.69, 85.18, 86.29, 85.53, 81.29, 82.54, 83.47, 83.91, 86.83, 88.5, 84.95, 83.79, 84.74, 84.03, 87.62, 81.15, 83.45, 80.24, 82.76, 83.98, 84.95, 83.37, 84.89, 87.29)
teacher_two_grades <- c(85.15, 95.64, 84.73, 71.46, 95.99, 81.61, 86.55, 79.81, 77.06, 92.86, 83.67, 73.63, 90.12, 80.64, 78.46, 76.86, 104.4, 88.53, 74.62, 91.27, 76.53, 94.37, 84.74, 81.84, 97.69, 70.77, 84.44, 88.06, 91.62, 65.82)

#plot data
t1_chart <- qplot(teacher_one_grades,
      geom='histogram',
      binwidth = .8,  
      main = 'Teacher One Grades', 
      ylab = 'Grades',
      fill=I("blue"), 
      col=I("red"), 
      alpha=I(.2)) +
  geom_vline(aes(xintercept=mean(teacher_one_grades),
                 color="mean"), linetype="solid",
             size=1) +
  scale_color_manual(name = "statistics", values = c(mean = "red" ))



t1_chart


t2_chart <- qplot(teacher_two_grades,
      geom='histogram',
      binwidth = .8,  
      main = 'Teacher One Grades', 
      ylab = 'Grades',
      fill=I("blue"), 
      col=I("red"), 
      alpha=I(.2)) +
  geom_vline(aes(xintercept=mean(teacher_two_grades),
                 color="mean"), linetype="solid",
             size=1) +
  scale_color_manual(name = "statistics", values = c(mean = "red" ))



t2_chart
## ---- chunk 3
# load data
grades <- c(88, 82, 85, 84, 90)
mean <- mean(grades)

#Change these five variables
difference_one <- 88 -  mean
difference_two <- 82 - mean
difference_three <- 85 - mean
difference_four <- 84 - mean
difference_five <- 90 -mean

print(paste("The mean of the data set is ", mean))

print(paste("The first student is", round(difference_one, digits=2) , "percentage points away from the mean."))
print(paste("The second student is ", round(difference_two, digits=2) , "percentage points away from the mean."))
print(paste("The third student is",round(difference_three, digits=2) , "percentage points away from the mean."))
print(paste("The fourth student is",round(difference_four, digits=2) , "percentage points away from the mean."))
print(paste("The fifth student is",round(difference_five, digits=2) , "percentage points away from the mean."))
## ---- chunk 4
#Part 1: Sum the differences
difference_sum <- sum(difference_one,
                     difference_two,
                     difference_three,
                     difference_four,
                     difference_five)

#Part 2: Average the differences
average_difference <- difference_sum / 5

#IGNORE CODE BELOW HERE
print(paste("The sum of the differences is ", format(difference_sum, scientific = FALSE )))
print(paste("The average difference is " , format(average_difference, scientific = FALSE)))
## ---- chunk 5
#Change these five variables
difference_one <- (88 - mean) ^ 2
difference_two <- (82 - mean) ^ 2
difference_three <- (85 - mean) ^ 2
difference_four <- (84 - mean) ^ 2
difference_five <- (90 - mean) ^ 2

#Part 1: Sum the differences
difference_sum <- difference_one + difference_two + difference_three + difference_four + difference_five

#Part 2: Average the differences
variance <- difference_sum / 5

#IGNORE CODE BELOW HERE
print(paste("The sum of the differences is ", format(difference_sum, scientific = FALSE )))
print(paste("The variance difference is " , format(variance, scientific = FALSE)))
## ---- chunk 6
#defining the variance of the population mean 
variance <- function(x) mean((x-mean(x))^2)

teacher_one_grades <- c(80.24, 81.15, 81.29, 82.12, 82.52, 82.54, 82.76, 83.37, 83.42, 83.45, 83.47, 83.79, 83.91, 83.98, 84.03, 84.69, 84.74, 84.89, 84.95, 84.95, 85.02, 85.18, 85.53, 86.29, 86.83, 87.29, 87.47, 87.62, 88.04, 88.5)
teacher_two_grades <- c(65.82, 70.77, 71.46, 73.63, 74.62, 76.53, 76.86, 77.06, 78.46, 79.81, 80.64, 81.61, 81.84, 83.67, 84.44, 84.73, 84.74, 85.15, 86.55, 88.06, 88.53, 90.12, 91.27, 91.62, 92.86, 94.37, 95.64, 95.99, 97.69, 104.4)
  
#Set these two variables equal to the variance of each dataset using NumPy
teacher_one_variance <- variance(teacher_one_grades)
teacher_two_variance <- variance(teacher_two_grades)

#IGNORE THE CODE BELOW HERE

hist(teacher_one_grades, col=rgb(0,0,1,1/4),xlim=c(65,105), main="Teacher Grades One and Two", breaks=15)
hist(teacher_two_grades,  col=rgb(1,0,0,1/4), add=T, breaks=15)
legend("topright", c("Teacher 1", "Teacher 2"), fill=c("blue", "red"))
box()

print(paste("The mean of the test scores in teacher one's class is ", mean(teacher_one_grades)))
print(paste("The mean of the test scores in teacher two's class is ", mean(teacher_two_grades)))

print(paste("The variance of the test scores in teacher one's class is ", teacher_one_variance))
print(paste("The variance of the test scores in teacher two's class is ", teacher_two_variance))
